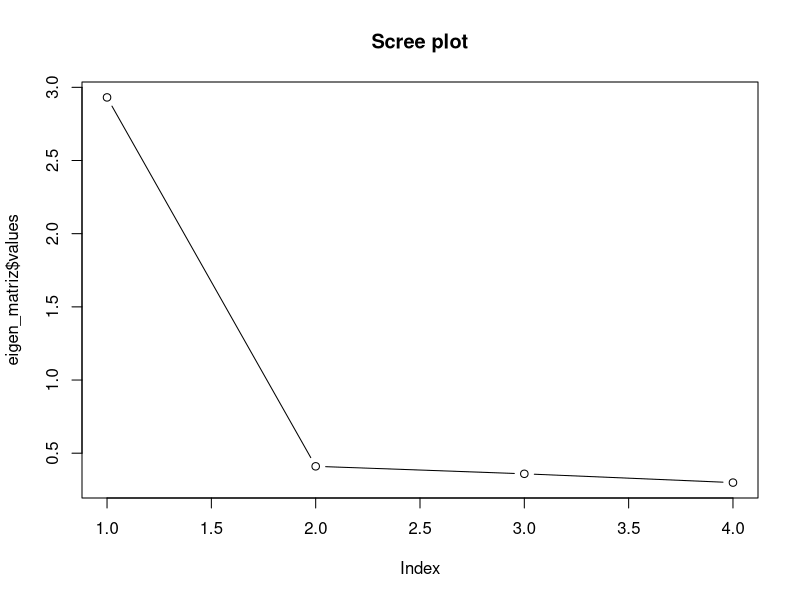
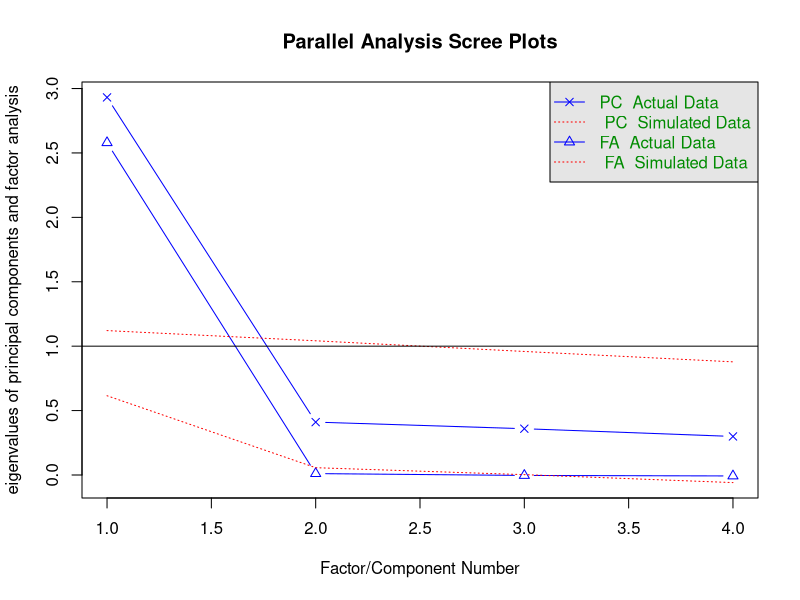
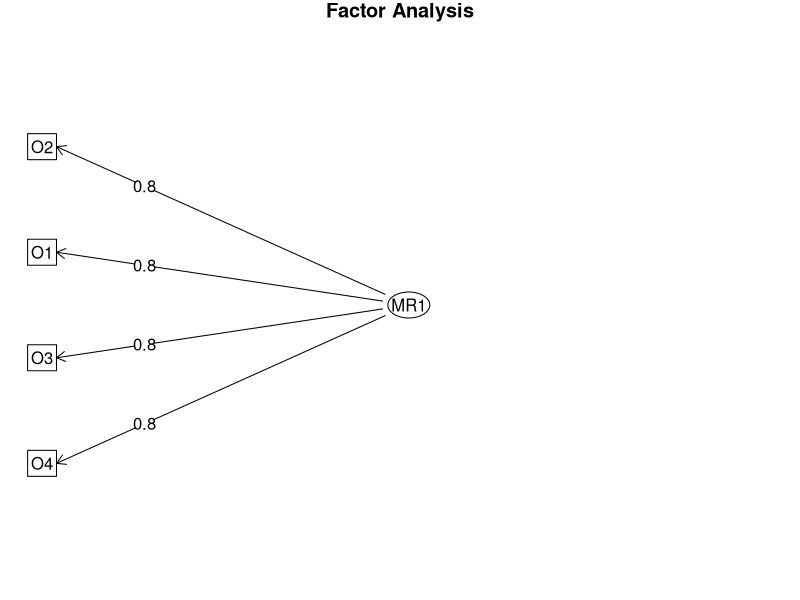
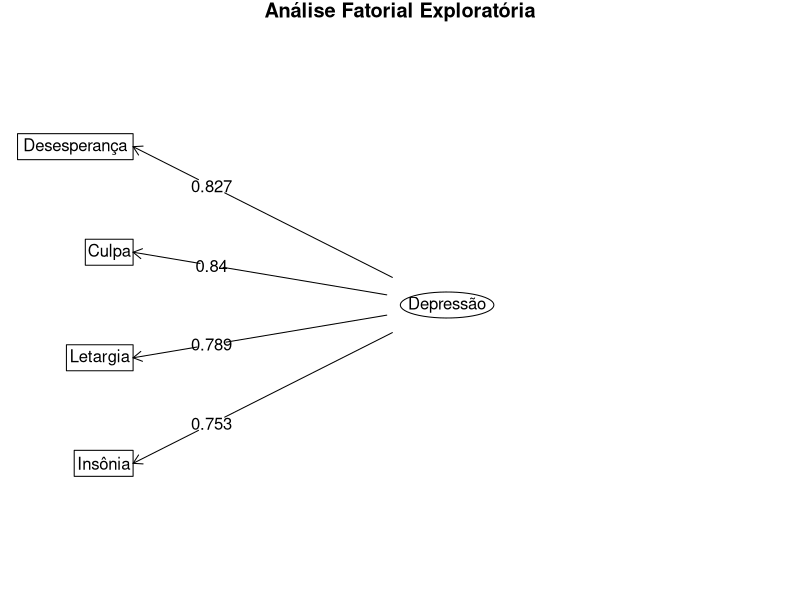
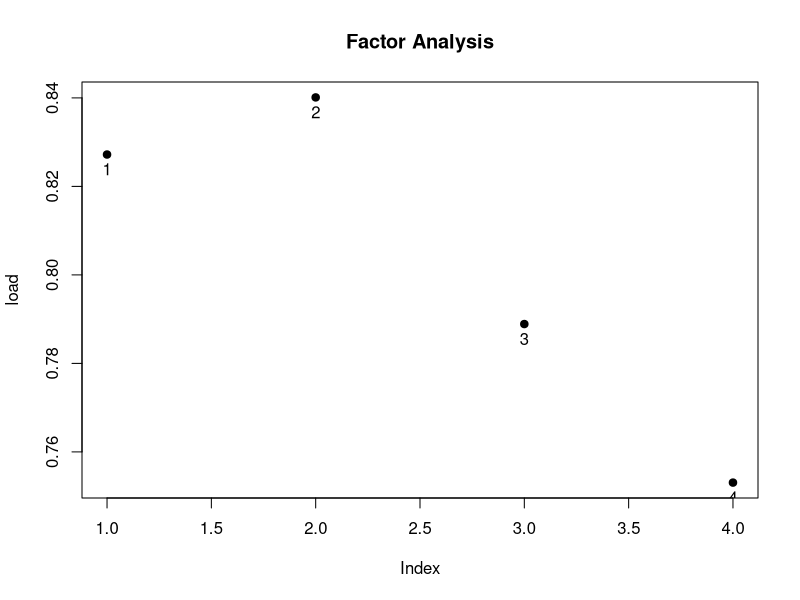

Here is the R script that generated these plots, in order:
# Inicializando ====
#' Vamos explorar um pouco o conceito de Análise Fatorial Exploratória (EFA)
#' e as decisões possíveis no processo.
#' Faremos isso a partir de uma matriz de correlação/covariância, a mesma encontrada
#' no capítulo 2 do livro *Confirmatory Factor Analysis for Applied Research* 
#' de Brown(2015).

# Pacotes
library(psych) # EFA e outras análises

# Criando matriz de correlação/covariância ====
#' A matriz pode ser gerada a partir de um banco de dados e então fornecida às
#' funções discutidas abaixo. De mesma forma, a maioria das funções aceita também
#' o data.frame com os escores brutos dos indicadores. 
#' 
#' Apesar disso, compreender a EFA como um procedimento derivado da matriz de
#' correlação é um passo importante para entender outros conceitos relacionados
#' ao procedimento.

matriz_de_cor <- 
  matrix(
    c(1,     0.70, 0.65, 0.62,
      0.70,  1,    0.66, 0.63,
      0.65,  0.66, 1,    0.60,
      0.62,  0.63, 0.60, 1),
    nrow = 4,
    ncol = 4,
    dimnames = list(c('O1', 'O2', 'O3', 'O4'),
                    c('O1', 'O2', 'O3', 'O4'))
  )

matriz_de_cor

# Descobrindo número de fatores através dos eigenvalues ####
eigen_matriz <- eigen(matriz_de_cor)

eigen_matriz$values 
#' Apenas 1 valor acima de 1 - sugestão de 1 fator segundo o método de Kaiser-Guttman

plot(eigen_matriz$values, type = 'b', main = 'Scree plot')
#' Mudança de ângulo da linha após o ponto 1 - sugestão de 1 fator pelo scree test

# Realizando análise fatorial paralela ====
fa.parallel(matriz_de_cor, n.obs = 300, fm = 'ml') # resultado igual ao MPLUS

#' Análise paralela sugere 1 fator. Isso porque ps dados não explicam tão bem a 
#' variância dos itens partir de dois fatores. De fato, amostras aleatórias possuem
#' melhores índices de eigenvalue de acordo com o plot.
#' 
#' Isso é visto através do cruzamento da linha vermelha.

# Realizando análise fatorial exploratória ====
analise_fatorial_exploratoria <- fa(matriz_de_cor, nfactors = 1, n.obs = 300) # resultado igual ao MPLUS
analise_fatorial_exploratoria

# Standardized loadings (pattern matrix) based upon correlation matrix
#     MR1   h2   u2 com
# O1 0.83 0.68 0.32   1
# O2 0.84 0.71 0.29   1
# O3 0.79 0.62 0.38   1
# O4 0.75 0.57 0.43   1

#' *MR1* (MinRes1) - indica o fator 1 obtido através do método Minimum Residual
#' Aliás, Minimum Residual é o mesmo que Maximum Likelihood (Máxima Verossimilhança)
 
#' *h2* indica comunalidade entre item/fator (comunalidade = escore fatorial^2)
#' Ou seja, h2 indica o quanto de variância do item é explicada pelo fator

#' *u2* indica 1-comunalidade, ou seja, a variância do próprio item + erro

#' *com* é a soma de h2 + u2
 
#                 MR1
# SS loadings    2.58
# Proportion Var 0.64

#' *SS loadings* é o Squared Sum dos loadings da matriz reduzida de correlação
#' Isto é, com os valores da comunalidade no lugar dos loadings.
#' SS loadings é o mesmo que o Eigenvalue (só que agora da matriz reduzida).

 
#' *Proportion Var* é o (Eigenvalue / p). 
#' Eigenvalue = SS loadings
#' p = número de indicadores (número de itens)
#' Nesse caso, 2.58/4 = 0.645. 
#' Isso significa que 64,5% da variância dos itens são explicados por MR1

# Plot da análise fatorial exploratória ====
fa.diagram(analise_fatorial_exploratoria)

# Plot mais completo, indo de 01 até 04 e com nomes apropriados
rownames(analise_fatorial_exploratoria$loadings) <- c('Desesperança',
                                                      'Culpa',
                                                      'Letargia',
                                                      'Insônia')

colnames(analise_fatorial_exploratoria$loadings) <- 'Depressão'

fa.diagram(analise_fatorial_exploratoria,
           main = 'Análise Fatorial Exploratória',
           sort = F,
           digits = 3,
           side = 1)

# Visualização geométrica do modelo ====
plot(analise_fatorial_exploratoria)

# CURIOSIDADE: descobrindo Eigenvalue e Proportion Var da EFA na mão ====
#' O *SS loadings* é o Squared Sum dos loadings da matriz reduzida de correlação
#' Isto é, com os valores da comunalidade no lugar dos loadings.
#' Assim, basta substituir os valores `1` por valores da comunalidade, sendo a
#' comunalidade definida como (carga fatorial ^ 2)

matriz_de_cor <-
  matrix(
    c(0.68595,     0.70, 0.65, 0.62,
      0.70,  0.70712,    0.66, 0.63,
      0.65,  0.66, 0.62040,    0.60,
      0.62,  0.63, 0.60, 0.56592),
    nrow = 4,
    ncol = 4,
    dimnames = list(c('O1', 'O2', 'O3', 'O4'),
                    c('O1', 'O2', 'O3', 'O4'))
  )

matriz_de_cor

# Descobrindo eigenvalue
eigen_matriz <- eigen(matriz_de_cor)

eigen_matriz$values[1] # o primeiro valor, arredondando, é igual ao da EFA, 2.58!

proportion_var <- 2.579597235 / 4 # 4 é o número de itens!
proportion_var # Proportion Var igual ao da EFA, 64.5!